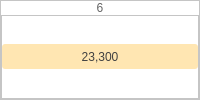
                       <widget class="QFrame" name="dayframe9_2">
                        <property name="styleSheet">
                         <string notr="true">background-color: rgb(255, 255, 255);</string>
                        </property>
                        <property name="frameShape">
                         <enum>QFrame::StyledPanel</enum>
                        </property>
                        <property name="frameShadow">
                         <enum>QFrame::Raised</enum>
                        </property>
                        <layout class="QVBoxLayout" name="verticalLayout_124">
                         <property name="spacing">
                          <number>0</number>
                         </property>
                         <property name="leftMargin">
                          <number>0</number>
                         </property>
                         <property name="topMargin">
                          <number>0</number>
                         </property>
                         <property name="rightMargin">
                          <number>0</number>
                         </property>
                         <property name="bottomMargin">
                          <number>0</number>
                         </property>
                         <item>
                          <widget class="QPushButton" name="day9_2">
                           <property name="styleSheet">
                            <string notr="true">border: 0px solid;
color: rgb(100, 100, 100);</string>
                           </property>
                           <property name="text">
                            <string>6</string>
                           </property>
                          </widget>
                         </item>
                         <item>
                          <widget class="QFrame" name="planframe9_2">
                           <property name="frameShape">
                            <enum>QFrame::StyledPanel</enum>
                           </property>
                           <property name="frameShadow">
                            <enum>QFrame::Raised</enum>
                           </property>
                           <layout class="QVBoxLayout" name="verticalLayout_125">
                            <property name="leftMargin">
                             <number>0</number>
                            </property>
                            <property name="rightMargin">
                             <number>0</number>
                            </property>
                            <item>
                             <widget class="QLabel" name="schelabel3_2">
                              <property name="minimumSize">
                               <size>
                                <width>0</width>
                                <height>25</height>
                               </size>
                              </property>
                              <property name="maximumSize">
                               <size>
                                <width>16777215</width>
                                <height>25</height>
                               </size>
                              </property>
                              <property name="styleSheet">
                               <string notr="true">background-color:rgb(255, 230, 178);
border-radius: 3px;
color: rgb(65, 65, 65)
</string>
                              </property>
                              <property name="text">
                               <string>23,300</string>
                              </property>
                              <property name="alignment">
                               <set>Qt::AlignCenter</set>
                              </property>
                             </widget>
                            </item>
                           </layout>
                          </widget>
                         </item>
                        </layout>
                       </widget>
